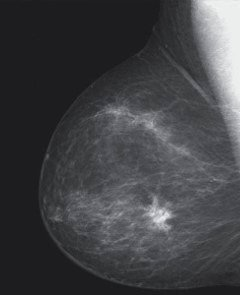
%> input picture labs/lab5/Mammogram_dark.jpg, 240 x 295 px
$ octave lab5.m   (GNU Octave 9; MATLAB toolbox functions it lacks are replaced by stand-ins)
%> lines starting %> are read from the running program, lines starting %| are printed output that depends on the picture
clear; clc; close all;

%% 1 histogram equilization
I1 = imread('Mammogram_dark.jpg');
%> I1 is the input picture: size 295x240x3 uint8; mean R, G, B 65.7, 66.3, 69.3
I1 = rgb2gray(I1);
%> I1: size 295x240 uint8
figure
subplot(221)
imagesc(I1,[0 255])
colormap(gray)
axis image, axis off

subplot(222)
imhist(I1)
axis square, grid on
ylabel('Count')
title('Histogram - Low Intensity Range')

I2 = imread('Mammogram_bright.jpg');
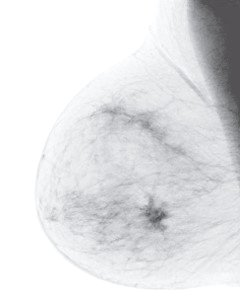
%> input picture labs/lab5/Mammogram_bright.jpg, 240 x 296 px
%> I2 is the input picture: size 296x240x3 uint8; mean R, G, B 225.7, 226.2, 228.2
I2 = rgb2gray(I2);
%> I2: size 296x240 uint8
subplot(223)
imagesc(I2,[0 255])
colormap(gray)
axis image, axis off

subplot(224)
imhist(I2)
axis square, grid on
ylabel('Count')
title('Histogram - High Intensity Range')

%% 2 low image intensity concentration
I1 = imread('Mammogram_dark.jpg');
I1 = rgb2gray(I1);

figure
subplot(221)
imagesc(I1,[0 255])
colormap(gray)
title('Original Image')
axis image, axis off

subplot(222)
imhist(I1)
axis square, grid on
ylabel('Count')
title('Original Histogram')

I1_eq = histeq(I1);
subplot(223)
imagesc(I1_eq,[0 255])
title('Equalized Image')
axis image, axis off

subplot(224)
imhist(I1_eq)
axis square, grid on
ylabel('Count')
title('Equalized Histogram')

%% 3 high image intensity concentration
I1 = imread('Mammogram_bright.jpg');
I1 = rgb2gray(I1);

figure
subplot(221)
imagesc(I1,[0 255])
colormap(gray)
title('Original Image')
axis image, axis off

subplot(222)
imhist(I1)
axis square, grid on
ylabel('Count')
title('Original Histogram')

I1_eq = histeq(I1);
%> I1_eq: size 296x240 uint8
subplot(223)
imagesc(I1_eq,[0 255])
title('Equalized Image')
axis image, axis off

subplot(224)
imhist(I1_eq)
axis square, grid on
ylabel('Count')
title('Equalized Histogram')

%% 4 histogram matching
I1 = imread('Mammogram_dark.jpg');
I1 = rgb2gray(I1);

figure
subplot(221)
imagesc(I1,[0 255])
colormap(gray)
title('Original Image')
axis image, axis off

subplot(222)
imhist(I1)
axis square, grid on
ylabel('Count')
title('Original Histogram')

p(1:256) = 1;
I1_eq2 = histeq(I1,p);
subplot(223), imagesc(I1_eq2,[0 255])
colormap gray, axis image, axis off
title('Equalized Image')

subplot(224), imhist(I1_eq2)
axis square, grid on
ylabel('Count')
title('Equalized Histogram')

% histogram matching
I1 = imread('Mammogram_dark.jpg');
I1 = rgb2gray(I1);
%p = manualhist;            %commented out for published page
p = twomodegauss(0.3, 0.2, 0.85, 0.01, 1, 3, 0.01);
close

figure, subplot(131), plot(p)
axis tight
title('Bimodal Function')

I1_mtch = histeq(I1,p);
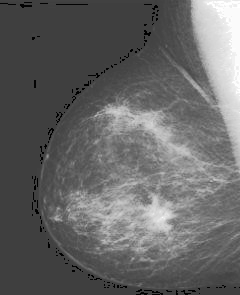
%> I1_mtch: size 295x240 uint8; min 0, max 255, mean 102
subplot(132)
imhist(I1_mtch);
title('Matched Histogram')

subplot(133)
imagesc(I1_mtch,[0 255])
colormap gray, axis image, axis off
title('Enhanced Image')
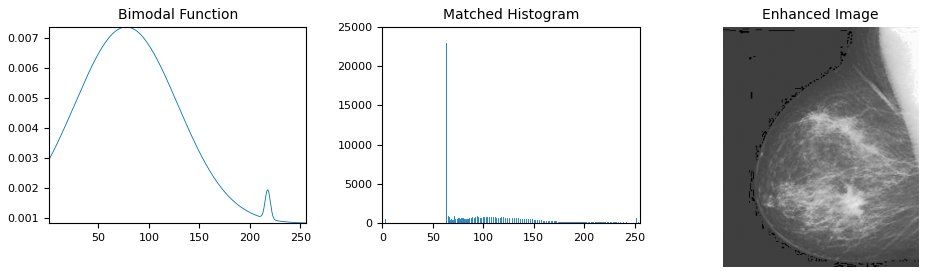
%> figure redrawn from the program's plot data, 3 panels

%% 5 exercise A
IA = imread("US_contrast_agent.jpg");
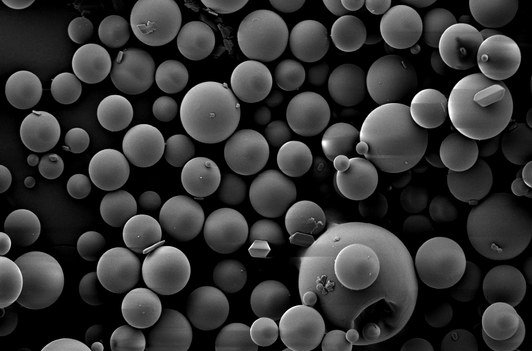
%> input picture labs/lab5/US_contrast_agent.jpg, 532 x 351 px
%> IA is the input picture: size 351x532 uint8; min 0, max 255, mean 52.5
IA = im2gray(IA);

figure
subplot(121)
imshow(IA);
title('Original Image')

BinCount = zeros(1,256);
[m,n] = size(IA);
%> m = 351; n = 532

for i = 1:m
    for j = 1:n
        pixel_value = IA(i,j) + 1;
        BinCount(pixel_value) = BinCount(pixel_value) + 1;
    end
end
%> after the loop, BinCount = 256 values, max 31376 at index 1, min 0 at index 256, mean 729.4

IntensityValue = linspace(0,255,256);
subplot(122)
bar(IntensityValue,BinCount)
axis([0 255 0 5000])
xlabel('Image intensity')
ylabel('Count')
title('Image Histogram')
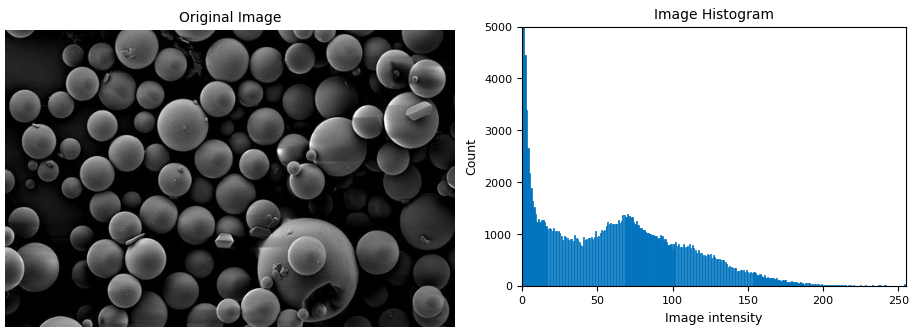
%> figure redrawn from the program's plot data, 2 panels

%% 5 exercise B
IA = imread("US_contrast_agent.jpg");
IA = im2gray(IA);

figure,subplot(221)
imshow(IA)
title('Original Image')

L = 256;
BinCount = zeros(1,256);
[m,n] = size(IA);

for i = 1:m
    for j = 1:n
        pixel_value = IA(i,j) + 1;
        BinCount(pixel_value) = BinCount(pixel_value) + 1;
    end
end

subplot(222)
bar(IntensityValue,BinCount)
axis([0 255 0 5000])
xlabel('Image intensity')
ylabel('Count')
title('Image Histogram')

% CDF
sk = zeros(1,length(BinCount));
sk(1) = (L-1)*BinCount(1)/m/n;
for i = 2:length(BinCount)
    sk(i) = sum(BinCount(1:i)/m/n)*(L-1);
end
%> after the loop, sk = 256 values from 42.85 to 255

% apply CDF on image
IB = uint8(zeros(m,n));
for i = 1:m
    for j = 1:n
        pixel_value = IA(i,j) + 1;
        IB(i,j) = round(sk(pixel_value));
    end
end
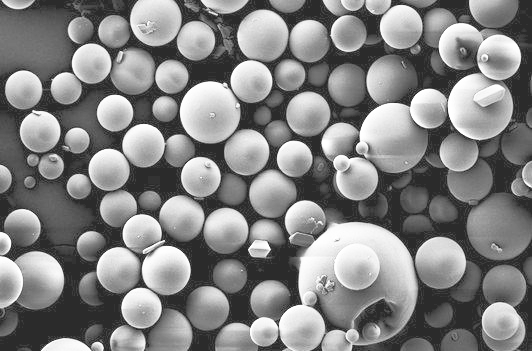
%> IB: size 351x532 uint8; min 43, max 255, mean 131.9

subplot(223)
imshow(IB);
title('Histogram Matched Image');

% histogram of new image
BinCount = zeros(1,256);
for i = 1:m
    for j = 1:n
        pixel_value = IB(i,j) + 1;
        BinCount(pixel_value) = BinCount(pixel_value) + 1;
    end
end
%> after the loop, BinCount = 256 values, max 31376 at index 44, min 0 at index 1, mean 729.4

subplot(224)
bar(IntensityValue,BinCount)
axis([0 255 0 5000])
xlabel('Image intensity')
ylabel('Count')
title('Image Histogram')
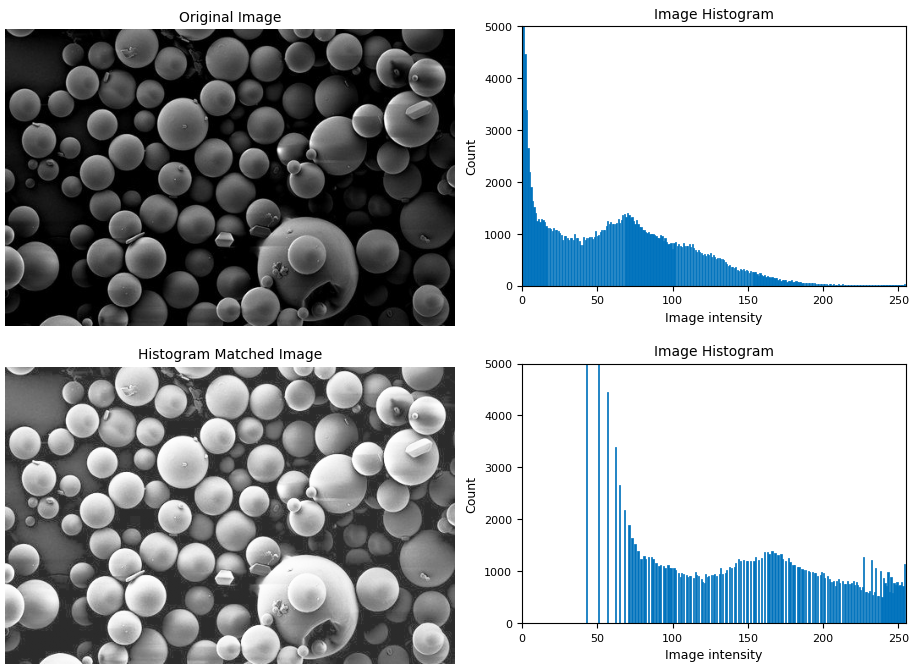
%> figure redrawn from the program's plot data, 4 panels


%% required functions
function p = manualhist
% MANUALHIST Generates a bimodal histogram interactively.
%   P = MANUALHIST generates a bimodal histogram using
%   TWOMODEGAUSS(m1, sig1, m2, sig2, A1, A2, k). m1 and m2 are the means %   of the two modes and must be in the range [0, 1]. sig1 and sig2 are    %   the standard deviations of the two modes. A1 and A2 are amplitude    %   values, and k is an offset value that raises the "floor" of the       %   histogram. The number of elements in the histogram vector P is 256    %   and sum(P) is normalized to 1. MANUALHIST repeatedly prompts for the %   parameters and plots the resulting histogram until the user types an %   'x' to quit, and then it returns the last histogram computed. A good %    set of starting values is: 0.3, 0.2, 0.85, 0.01, 1, 3, 0.01
%
% Initialize
repeats = true;
quitnow = 'x';
% Compute a default histogram in case the user quits before
%   estimating at least one histogram.
p = twomodegauss(0.3, 0.1, 0.7, 0.1, 1, 1, 0.0);
% Cycle until an x is input.
while repeats
    s = input('Enter m1, sig1, m2, sig2, A1, A2, k OR x to quit:', 's');
    if s == quitnow
        break
    end
    % Convert the input string to a vector of numerical values and
    % verify the number of inputs.
    v = str2num(s);
    if numel(v) ~= 7
        disp('Incorrect number of inputs.')
        continue
    end
    p = twomodegauss(v(1), v(2), v(3), v(4), v(5), v(6), v(7));
    % Start a new figure and scale the axes.  Specifying only xlim leaves
    % ylim on auto.
    figure, plot(p)
    xlim([0 255])
end
end

function p = twomodegauss(m1, sig1, m2, sig2, A1, A2, k)
% TWOMODEGAUSS Generates a bimodal Gaussian function.
%   P = TWOMODEGAUSS(M1, SIG1, M2, SIG2, A1, A2, K) generates a bimodal,
%   Gaussian-like function in the interval [0, 1]. P is a 256-element    %   vector normalized so that SUM(P) equals 1. The mean and standard     %   deviation of the modes are (M1, SIG1) and (M2, SIG2), respectively.    %   A1 and A2 are the amplitude values of the two modes. Since the output %   is normalized, only the relative values of A1 and A2 are important. K %   is an offset value that raises the "floor" of the function.

c1 = A1*(1/((2*pi)^0.5)*sig1);
k1 = 2*(sig1^2);
c2 = A2*(1/((2*pi)^0.5)*sig2);
k2 = 2*(sig2^2);
z = linspace(0,1,256);
p = k + c1*exp(-((z-m1).^2)./k1) + c2*exp(-((z-m2).^2)./k2);
p = p./sum(p(:));

end
